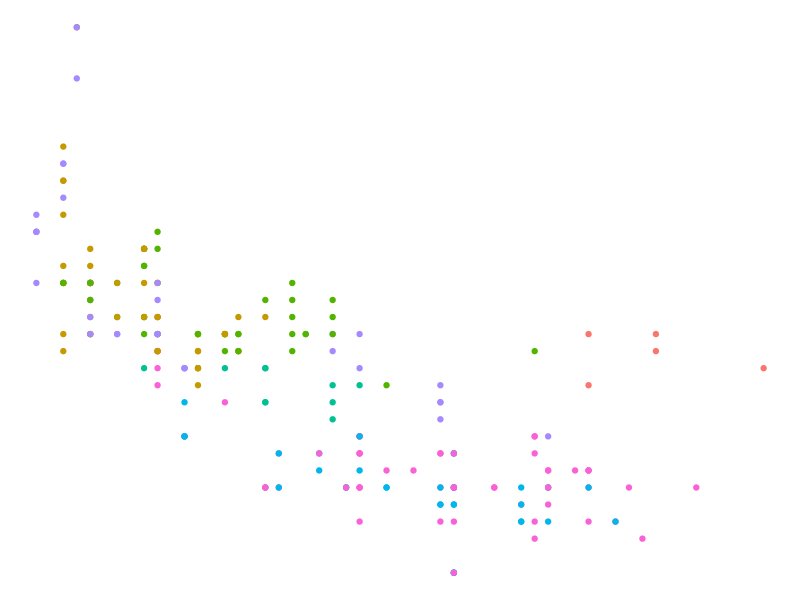
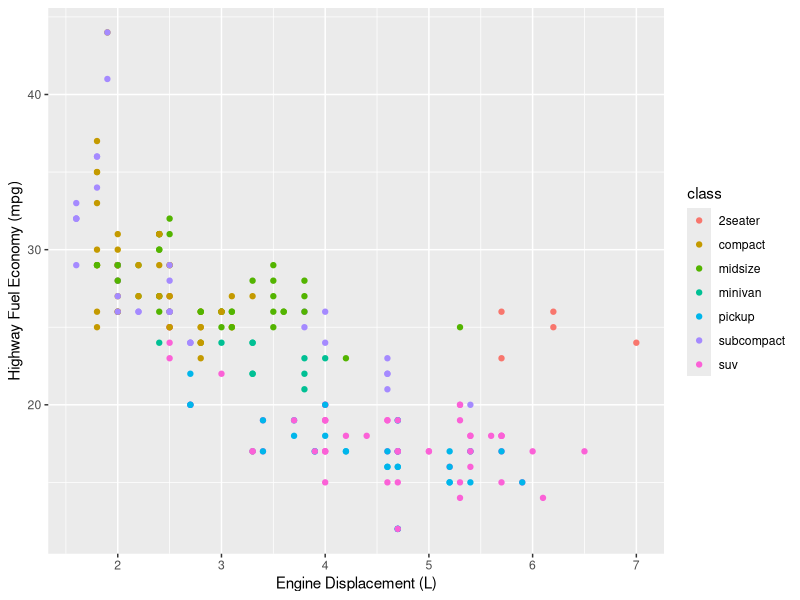
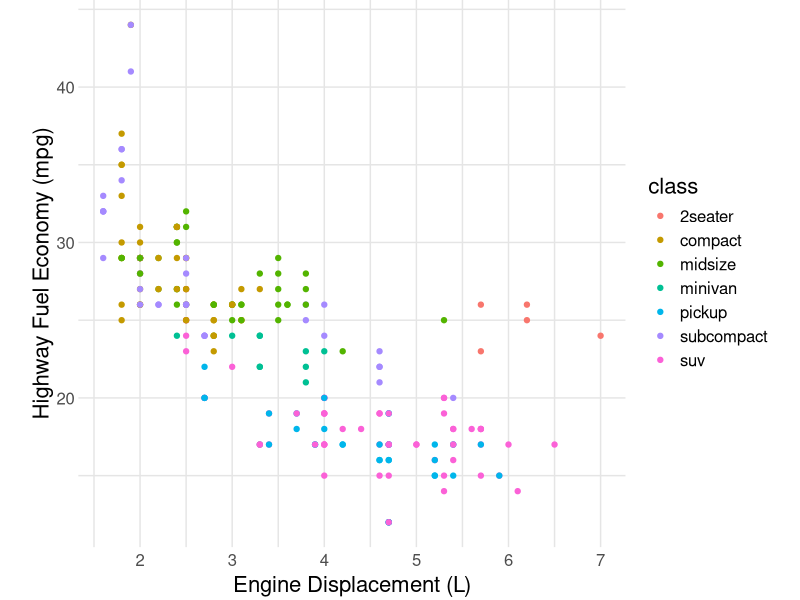
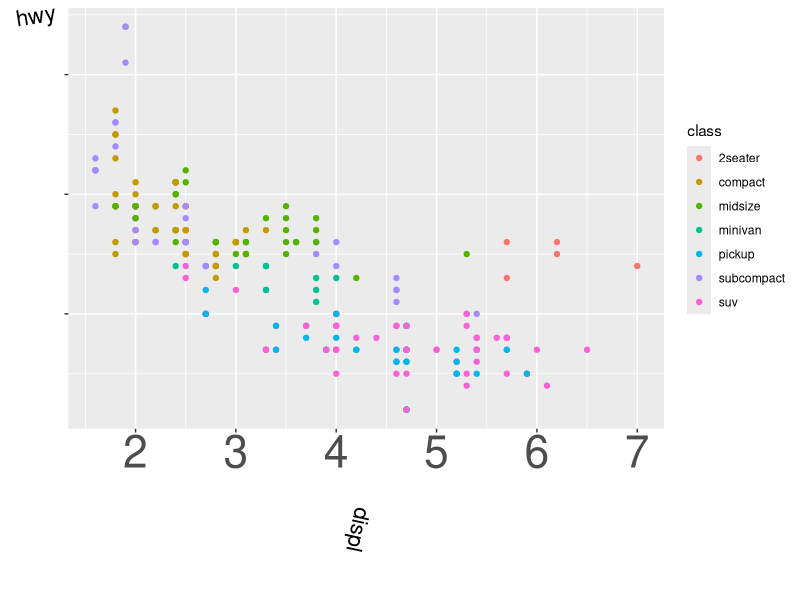

Recreate these plots in R, in order.
## ---- chunk 1
library(tidyverse)
# knitr options
library(tidyverse)
knitr::opts_chunk$set(echo = TRUE)
## ---- chunk 2
mpg %>%
  ggplot(aes(displ, hwy, color = class)) +
  geom_point() +
  theme_void() +
  guides(color = "none")
## ---- chunk 3
## NOTE: No need to edit; feel free to re-use this code!
theme_common <- function() {
  theme_minimal() %+replace%
  theme(
    axis.text.x = element_text(size = 12),
    axis.text.y = element_text(size = 12),
    axis.title.x = element_text(margin = margin(4, 4, 4, 4), size = 16),
    axis.title.y = element_text(margin = margin(4, 4, 4, 4), size = 16, angle = 90),

    legend.title = element_text(size = 16),
    legend.text = element_text(size = 12),

    strip.text.x = element_text(size = 12),
    strip.text.y = element_text(size = 12),

    panel.grid.major = element_line(color = "grey90"),
    panel.grid.minor = element_line(color = "grey90"),

    aspect.ratio = 4 / 4,

    plot.margin = unit(c(t = +0, b = +0, r = +0, l = +0), "cm"),
    plot.title = element_text(size = 18),
    plot.title.position = "plot",
    plot.subtitle = element_text(size = 16),
    plot.caption = element_text(size = 12)
  )
}
## ---- chunk 4
mpg %>%
  ggplot(aes(displ, hwy, color = class)) +
  geom_point() +
  labs(
    x = "Engine Displacement (L)",
    y = "Highway Fuel Economy (mpg)"
  )

mpg %>%
  ggplot(aes(displ, hwy, color = class)) +
  geom_point() +
  labs(
    x = "Engine Displacement (L)",
    y = "Highway Fuel Economy (mpg)"
  ) +
  theme_common()
## ---- chunk 5
mpg %>%
  ggplot(aes(displ, hwy, color = class)) +
  geom_point() +
  theme(
    axis.text.x = element_text(size = 32),
    axis.text.y = element_text(size = 0.1),
    axis.title.x = element_text(margin = margin(4, 4, 44, 4), size = 16, angle = 258),
    axis.title.y = element_text(margin = margin(4, 4, 4, 4), size = 16, angle = 9)
  )
